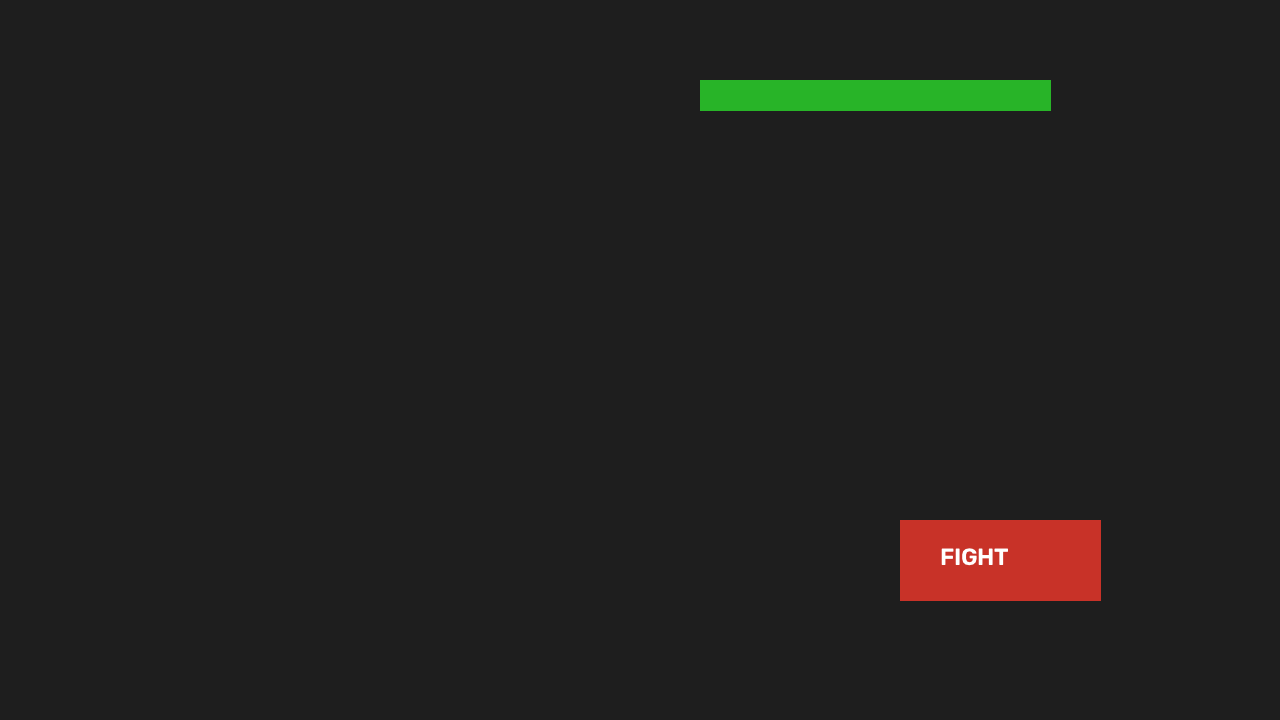
#> input picture lumen-battle-simulator-main/debug/battle_ui/run_20260814_124233/frame.png, 1280 x 720 px
$ python -i hp_bar_parser.py   (imports and definitions only)
#> lines starting #> are read from the running program, lines starting #| are printed output that depends on the picture; after the words box and inside, x2 and y2 are one past the last pixel; in counts of white or black regions, pixels touching at a corner belong together
#> further down, picture is the input picture: shape (720, 1280, 3); mean B, G, R 30.4, 32.2, 33.2
"""
LUMENA BOT v5.1 — SCALE & LEVEL INVARIANT DYNAMIC HP BAR PARSER
================================================================
Motor de percepção contínua e dinâmica de HP:
- 100% agnóstico a valores absolutos (zero números fixos como 113, 100, 50).
- Leitura geométrica contínua por proporção de preenchimento (Bar Ratio Engine): hp_pct ∈ [0.0, 1.0].
- Parser de texto numérico "{current}/{max}" via Regex r"(\\d+)\\s*/\\s*(\\d+)".
- Filtro temporal de mediana móvel (3 frames) para estabilização contra animações de dano (flashing damage).
"""

import re
import collections
import logging
from typing import Optional, Tuple, Deque
import numpy as np
import cv2


class HPBarParser:
    """Parser dinâmico e multi-canal para barras de vida em interfaces WebGL."""

    def __init__(self, history_len: int = 3) -> None:
        self.logger = logging.getLogger("LumenaHPBarParser")
        self.history_len = history_len
        self._player_hp_history: Deque[float] = collections.deque(maxlen=history_len)
        self._enemy_hp_history: Deque[float] = collections.deque(maxlen=history_len)

        # Faixas HSV para cores de preenchimento de HP
        # Verde (HP Alto >= 50%)
        self.green_lower = np.array([35, 50, 50], dtype=np.uint8)
        self.green_upper = np.array([85, 255, 255], dtype=np.uint8)

        # Amarelo/Laranja (HP Médio 20% a 50%)
        self.yellow_lower = np.array([15, 60, 60], dtype=np.uint8)
        self.yellow_upper = np.array([35, 255, 255], dtype=np.uint8)

        # Vermelho (HP Baixo < 20%) - Dois intervalos no espaço HSV
        self.red_lower1 = np.array([0, 60, 60], dtype=np.uint8)
        self.red_upper1 = np.array([14, 255, 255], dtype=np.uint8)
        self.red_lower2 = np.array([170, 60, 60], dtype=np.uint8)
        self.red_upper2 = np.array([180, 255, 255], dtype=np.uint8)

        # Background escuro do container de HP (borda escura ou fundo da vida perdida)
        self.dark_bg_lower = np.array([0, 0, 10], dtype=np.uint8)
        self.dark_bg_upper = np.array([180, 80, 100], dtype=np.uint8)

    # [23 lines left out: functions reset_history, parse_hp_from_text, not called in this run]

    def parse_hp_bar(
        self,
        roi_img: Optional[np.ndarray],
        is_player: bool = True,
        apply_temporal_filter: bool = True,
        ocr_text: Optional[str] = None,
    ) -> float:
        """
        Analisa uma imagem de ROI contendo uma barra de HP e retorna o ratio de vida (0.0 a 1.0).
        Utiliza Bar Ratio Engine geométrico e OCR text fallback.
        """
#> called with is_player = True, apply_temporal_filter = True
        # 1. Tenta OCR se texto foi fornecido
        if ocr_text:
            text_ratio = self.parse_hp_from_text(ocr_text)
            if text_ratio is not None:
                if apply_temporal_filter:
                    hist = self._player_hp_history if is_player else self._enemy_hp_history
                    hist.append(text_ratio)
                    return float(np.median(list(hist)))
                return text_ratio

        if roi_img is None or roi_img.size == 0:
            return 1.0

        hsv = cv2.cvtColor(roi_img, cv2.COLOR_BGR2HSV)
#> hsv: shape (720, 1280, 3); mean H, S, V 0.7, 5.8, 34.8

        # 2. Segmentação de preenchimento (Verde, Amarelo, Vermelho)
        mask_g = cv2.inRange(hsv, self.green_lower, self.green_upper)
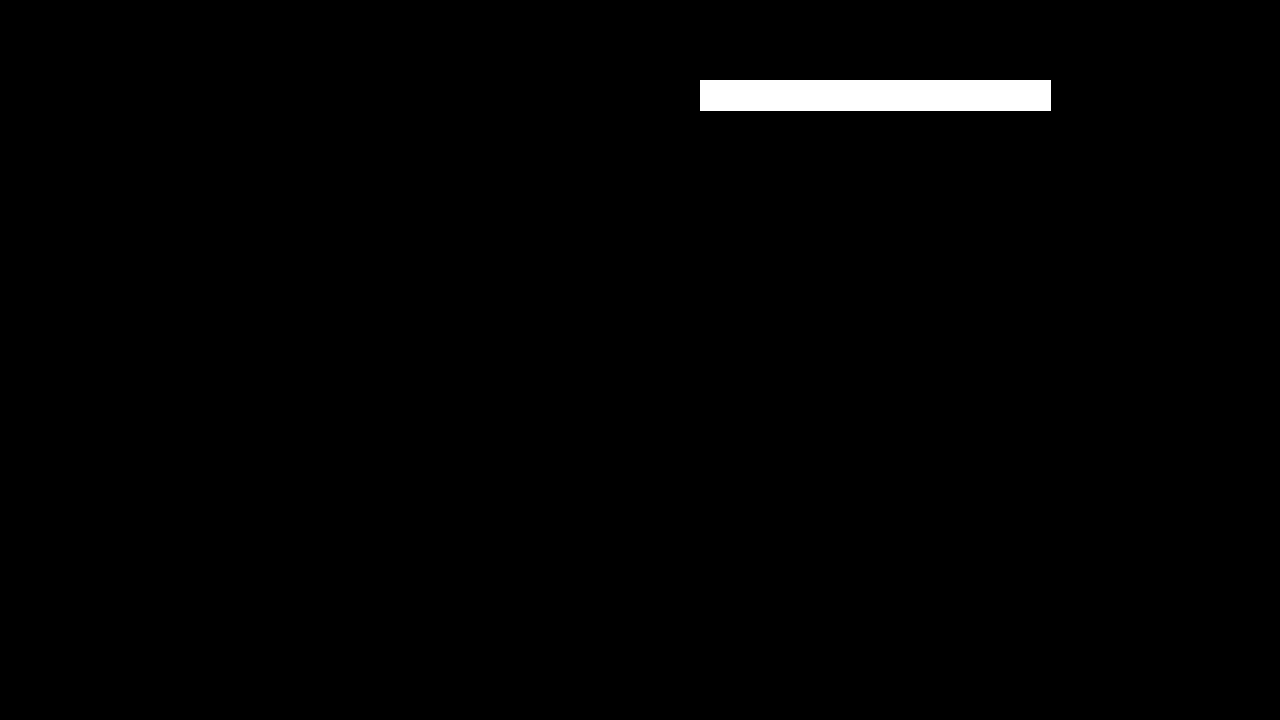
#> mask_g: shape (720, 1280); 1.2% white; 1 white region, box (x1, y1, x2, y2) and area: (700, 80, 1051, 111) 10881
        mask_y = cv2.inRange(hsv, self.yellow_lower, self.yellow_upper)
#> mask_y: shape (720, 1280); every value is 0
        mask_r1 = cv2.inRange(hsv, self.red_lower1, self.red_upper1)
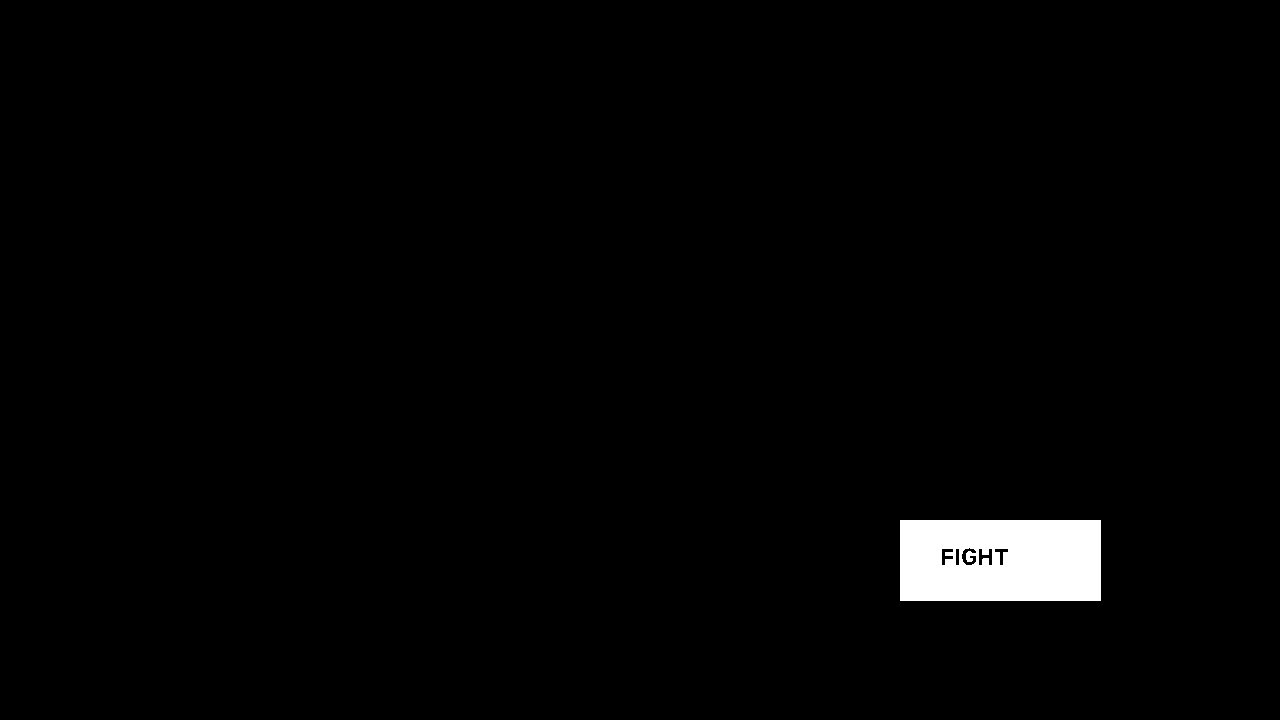
#> mask_r1: shape (720, 1280); 1.7% white; 1 white region, box (x1, y1, x2, y2) and area: (900, 520, 1101, 601) 15817
        mask_r2 = cv2.inRange(hsv, self.red_lower2, self.red_upper2)
        mask_fill = cv2.bitwise_or(mask_g, mask_y)
        mask_fill = cv2.bitwise_or(mask_fill, cv2.bitwise_or(mask_r1, mask_r2))
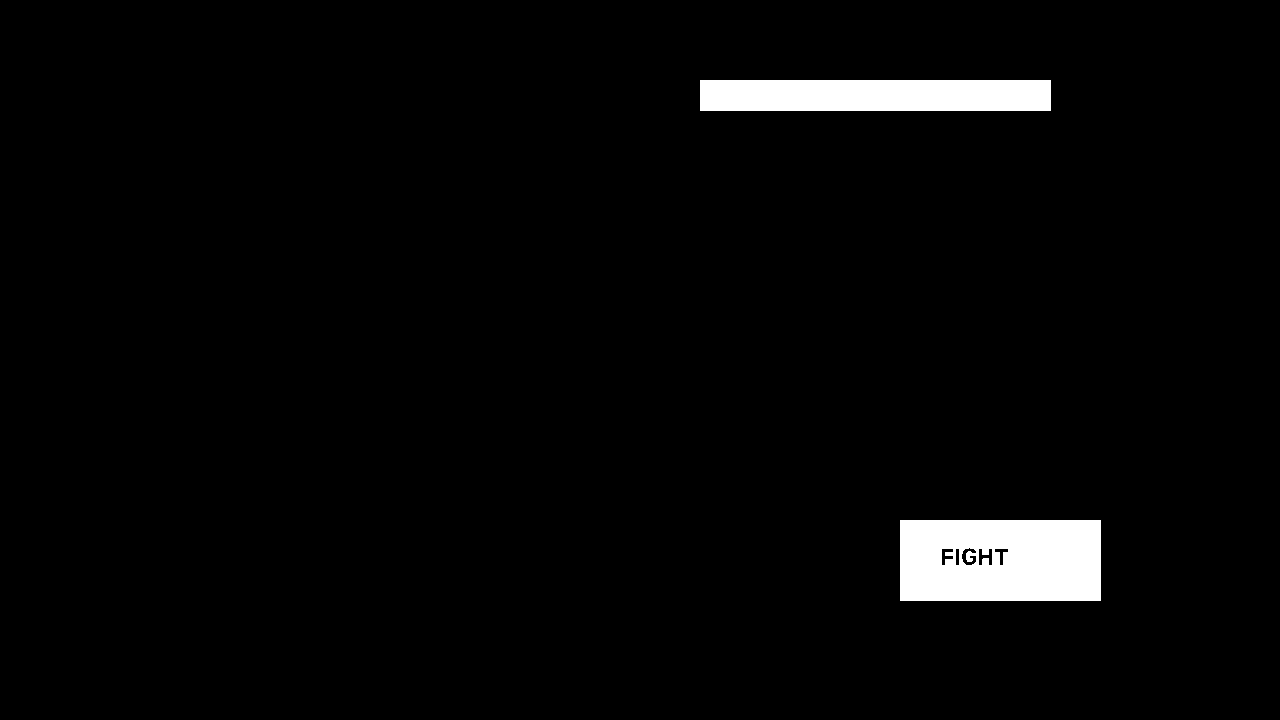
#> mask_fill: shape (720, 1280); 2.9% white; 2 white regions, box (x1, y1, x2, y2) and area: (900, 520, 1101, 601) 15817, (700, 80, 1051, 111) 10881

        # 3. Segmentação do container/fundo escuro da barra
        mask_bg = cv2.inRange(hsv, self.dark_bg_lower, self.dark_bg_upper)
#> mask_bg: shape (720, 1280); 97.1% white; 2 black regions, box (x1, y1, x2, y2) and area: (900, 520, 1101, 601) 16281, (700, 80, 1051, 111) 10881
        total_bar_mask = cv2.bitwise_or(mask_fill, mask_bg)
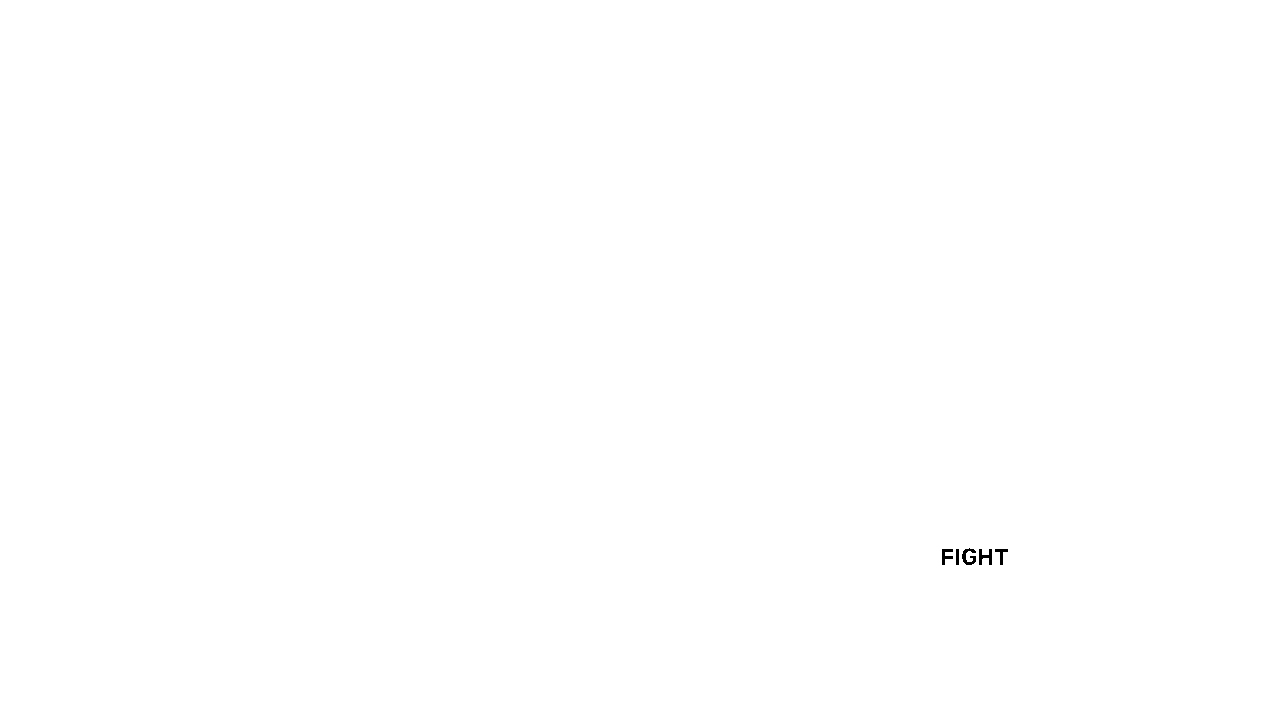
#> total_bar_mask: shape (720, 1280); 99.9% white; 5 black regions, box (x1, y1, x2, y2) and area: (962, 548, 976, 565) 124, (979, 549, 992, 565) 118, (942, 549, 953, 565) 96, (995, 549, 1008, 565) 78, (956, 549, 959, 565) 48

        # 4. Projeção nas colunas horizontais (Bar Ratio)
        fill_cols = np.sum(mask_fill > 0, axis=0)
#> fill_cols = 1280 values, max 112 at index 900, min 0 at index 0, mean 20.86
        total_cols = np.sum(total_bar_mask > 0, axis=0)
#> total_cols = 1280 values, max 720 at index 0, min 704 at index 942, mean 719.6

        active_fill_cols = int(np.count_nonzero(fill_cols > 2))
#> active_fill_cols = 401
        active_total_cols = int(np.count_nonzero(total_cols > 2))
#> active_total_cols = 1280

        if active_total_cols > 8:
            raw_ratio = float(active_fill_cols) / float(active_total_cols)
#> raw_ratio = 0.313
        else:
            total_pixels = roi_img.shape[0] * roi_img.shape[1]
            fill_pixels = int(np.count_nonzero(mask_fill))
            raw_ratio = float(fill_pixels) / float(max(1, total_pixels * 0.45))

        raw_ratio = max(0.0, min(1.0, raw_ratio))

        # 5. Filtro temporal de mediana móvel
        if not apply_temporal_filter:
            return raw_ratio

        hist = self._player_hp_history if is_player else self._enemy_hp_history
        hist.append(raw_ratio)
        return float(np.median(list(hist)))

    # [11 lines left out: function parse_player_hp_ratio, not called in this run]

    def parse_hp_ratio(self, roi_img: Optional[np.ndarray]) -> float:
        """Alias para parse_hp_bar sem filtro temporal estocástico."""
        return self.parse_hp_bar(roi_img, apply_temporal_filter=False)

    def extract_bar_ratio(self, bar_roi: np.ndarray) -> float:
        """Alias para parse_hp_bar sem filtro temporal estocástico."""
        return self.parse_hp_bar(bar_roi, apply_temporal_filter=False)

    # [21 lines left out: functions filter_hp, history, parse_player_and_enemy_hp, not called in this run]

>>> import cv2
>>> picture = cv2.imread('../../debug/battle_ui/run_20260814_124233/frame.png')
>>> result = HPBarParser().parse_hp_bar(picture)
#> result = 0.313
